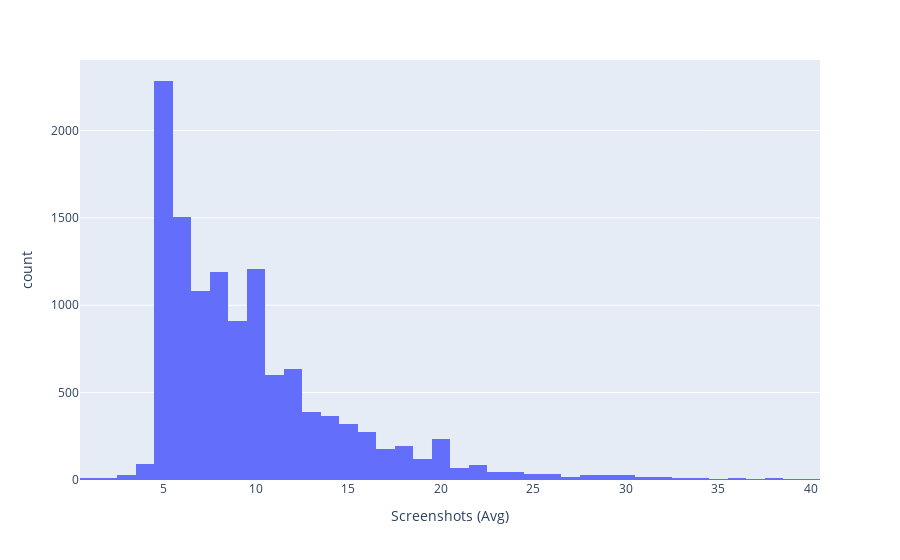

The notebook cell this image was saved under:
### Code cell
dfi = df[df['Screenshots (Avg)']!=0]
px.histogram(dfi, x='Screenshots (Avg)')

### Figure 1 — Plotly figure (JSON) as saved in the notebook; plotly's stock layout.template omitted (floating-point values rounded to 4 significant figures; data arrays with more than 128 entries replaced by an {"elided": "..."} marker saying what was removed)
{"data": [{"alignmentgroup": "True", "bingroup": "x", "hovertemplate": "Screenshots (Avg)=%{x}<br>count=%{y}<extra></extra>", "legendgroup": "", "marker": {"color": "#636efa", "pattern": {"shape": ""}}, "name": "", "offsetgroup": "", "orientation": "v", "showlegend": false, "type": "histogram", "x": {"elided": "12149 int values"}, "xaxis": "x", "yaxis": "y"}], "layout": {"barmode": "relative", "legend": {"tracegroupgap": 0}, "margin": {"t": 60}, "xaxis": {"anchor": "y", "domain": [0, 1], "title": {"text": "Screenshots (Avg)"}}, "yaxis": {"anchor": "x", "domain": [0, 1], "title": {"text": "count"}}}}
